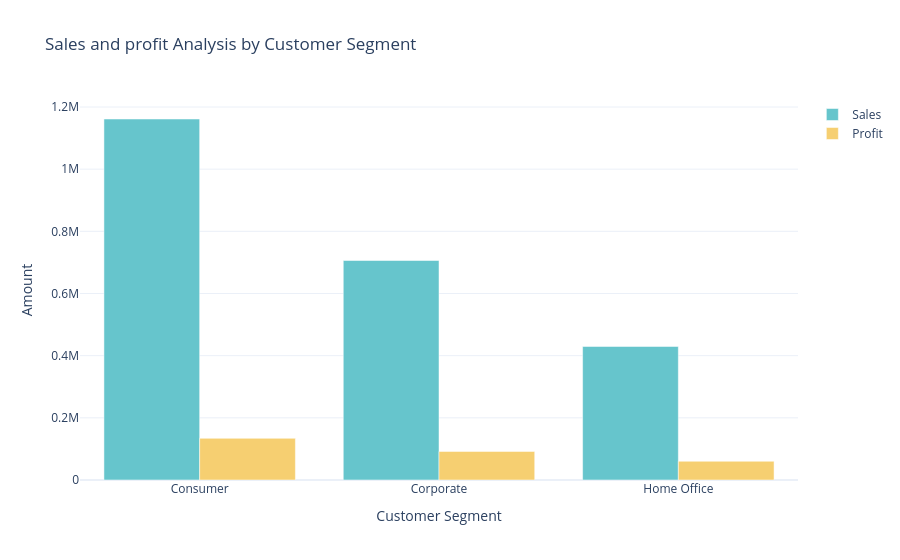

Source (notebook cell):
### Code cell
sales_profit_by_segment=data.groupby('Segment').agg({'Sales':'sum','Profit':'sum'}).reset_index()

color_palette = colors.qualitative.Pastel

fig=go.Figure()
fig.add_trace(go.Bar(x=sales_profit_by_segment['Segment'],
                     y=sales_profit_by_segment['Sales'],
                     name='Sales',
                     marker_color=color_palette[0]))

fig.add_trace(go.Bar(x=sales_profit_by_segment['Segment'],
                     y=sales_profit_by_segment['Profit'],
                     name='Profit',
                     marker_color=color_palette[1]))

fig.update_layout(title='Sales and profit Analysis by Customer Segment',
                  xaxis_title='Customer Segment',yaxis_title='Amount')

fig.show()

### Figure 1 — Plotly figure (JSON) as saved in the notebook; plotly's stock layout.template omitted (floating-point values rounded to 4 significant figures)
{"data": [{"marker": {"color": "rgb(102, 197, 204)"}, "name": "Sales", "type": "bar", "x": ["Consumer", "Corporate", "Home Office"], "y": [1161000.0, 706100.0, 429700.0]}, {"marker": {"color": "rgb(246, 207, 113)"}, "name": "Profit", "type": "bar", "x": ["Consumer", "Corporate", "Home Office"], "y": [134100.0, 91980.0, 60300.0]}], "layout": {"title": {"text": "Sales and profit Analysis by Customer Segment"}, "xaxis": {"title": {"text": "Customer Segment"}}, "yaxis": {"title": {"text": "Amount"}}}}
